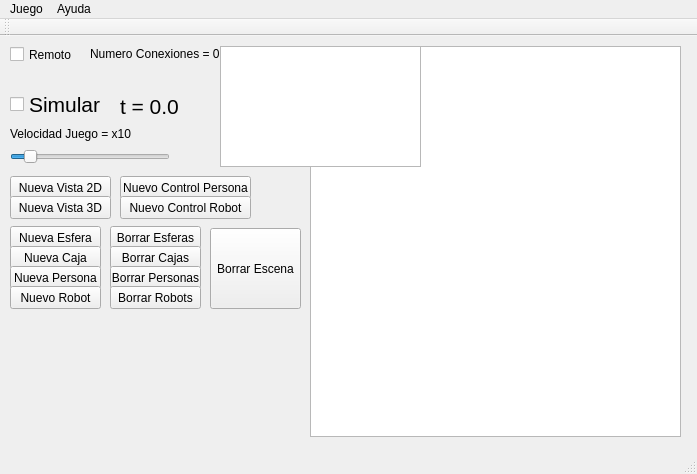
<?xml version="1.0" encoding="UTF-8"?>
<ui version="4.0">
 <class>MainWindow</class>
 <widget class="QMainWindow" name="MainWindow">
  <property name="geometry">
   <rect>
    <x>0</x>
    <y>0</y>
    <width>697</width>
    <height>474</height>
   </rect>
  </property>
  <property name="windowTitle">
   <string>Videojuego SII 2015</string>
  </property>
  <widget class="QWidget" name="centralWidget">
   <widget class="QLabel" name="labelTiempo">
    <property name="geometry">
     <rect>
      <x>120</x>
      <y>50</y>
      <width>191</width>
      <height>41</height>
     </rect>
    </property>
    <property name="font">
     <font>
      <pointsize>16</pointsize>
     </font>
    </property>
    <property name="text">
     <string>t = 0.0</string>
    </property>
   </widget>
   <widget class="QCheckBox" name="checkBoxSimular">
    <property name="geometry">
     <rect>
      <x>10</x>
      <y>60</y>
      <width>101</width>
      <height>17</height>
     </rect>
    </property>
    <property name="font">
     <font>
      <pointsize>16</pointsize>
     </font>
    </property>
    <property name="text">
     <string>Simular</string>
    </property>
   </widget>
   <widget class="QLabel" name="labelVelocidadJuego">
    <property name="geometry">
     <rect>
      <x>10</x>
      <y>90</y>
      <width>251</width>
      <height>16</height>
     </rect>
    </property>
    <property name="text">
     <string>Velocidad Juego = x10</string>
    </property>
   </widget>
   <widget class="QPushButton" name="pushButtonNuevaEsfera">
    <property name="geometry">
     <rect>
      <x>10</x>
      <y>190</y>
      <width>91</width>
      <height>23</height>
     </rect>
    </property>
    <property name="text">
     <string>Nueva Esfera</string>
    </property>
   </widget>
   <widget class="QPushButton" name="pushButtonNuevaVista2D">
    <property name="geometry">
     <rect>
      <x>10</x>
      <y>140</y>
      <width>101</width>
      <height>23</height>
     </rect>
    </property>
    <property name="text">
     <string>Nueva Vista 2D</string>
    </property>
   </widget>
   <widget class="QPushButton" name="pushButtonNuevaVista3D">
    <property name="geometry">
     <rect>
      <x>10</x>
      <y>160</y>
      <width>101</width>
      <height>23</height>
     </rect>
    </property>
    <property name="text">
     <string>Nueva Vista 3D</string>
    </property>
   </widget>
   <widget class="QPushButton" name="pushButtonNuevaCaja">
    <property name="geometry">
     <rect>
      <x>10</x>
      <y>210</y>
      <width>91</width>
      <height>23</height>
     </rect>
    </property>
    <property name="text">
     <string>Nueva Caja</string>
    </property>
   </widget>
   <widget class="QPushButton" name="pushButtonNuevaPersona">
    <property name="geometry">
     <rect>
      <x>10</x>
      <y>230</y>
      <width>91</width>
      <height>23</height>
     </rect>
    </property>
    <property name="text">
     <string>Nueva Persona</string>
    </property>
   </widget>
   <widget class="QPushButton" name="pushButtonNuevoRobot">
    <property name="geometry">
     <rect>
      <x>10</x>
      <y>250</y>
      <width>91</width>
      <height>23</height>
     </rect>
    </property>
    <property name="text">
     <string>Nuevo Robot</string>
    </property>
   </widget>
   <widget class="QPushButton" name="pushButtonBorrarEsferas">
    <property name="geometry">
     <rect>
      <x>110</x>
      <y>190</y>
      <width>91</width>
      <height>23</height>
     </rect>
    </property>
    <property name="text">
     <string>Borrar Esferas</string>
    </property>
   </widget>
   <widget class="QPushButton" name="pushButtonBorrarCajas">
    <property name="geometry">
     <rect>
      <x>110</x>
      <y>210</y>
      <width>91</width>
      <height>23</height>
     </rect>
    </property>
    <property name="text">
     <string>Borrar Cajas</string>
    </property>
   </widget>
   <widget class="QPushButton" name="pushButtonBorrarPersonas">
    <property name="geometry">
     <rect>
      <x>110</x>
      <y>230</y>
      <width>91</width>
      <height>23</height>
     </rect>
    </property>
    <property name="text">
     <string>Borrar Personas</string>
    </property>
   </widget>
   <widget class="QPushButton" name="pushButtonBorrarRobots">
    <property name="geometry">
     <rect>
      <x>110</x>
      <y>250</y>
      <width>91</width>
      <height>23</height>
     </rect>
    </property>
    <property name="text">
     <string>Borrar Robots</string>
    </property>
   </widget>
   <widget class="QPushButton" name="pushButtonBorrarEscena">
    <property name="geometry">
     <rect>
      <x>210</x>
      <y>192</y>
      <width>91</width>
      <height>81</height>
     </rect>
    </property>
    <property name="text">
     <string>Borrar Escena</string>
    </property>
   </widget>
   <widget class="QPushButton" name="pushButtonNuevoControlPersona">
    <property name="geometry">
     <rect>
      <x>120</x>
      <y>140</y>
      <width>131</width>
      <height>23</height>
     </rect>
    </property>
    <property name="text">
     <string>Nuevo Control Persona</string>
    </property>
   </widget>
   <widget class="QPushButton" name="pushButtonNuevoControlRobot">
    <property name="geometry">
     <rect>
      <x>120</x>
      <y>160</y>
      <width>131</width>
      <height>23</height>
     </rect>
    </property>
    <property name="text">
     <string>Nuevo Control Robot</string>
    </property>
   </widget>
   <widget class="QSlider" name="horizontalSliderVelocidadJuego">
    <property name="geometry">
     <rect>
      <x>10</x>
      <y>110</y>
      <width>160</width>
      <height>22</height>
     </rect>
    </property>
    <property name="minimum">
     <number>1</number>
    </property>
    <property name="maximum">
     <number>100</number>
    </property>
    <property name="value">
     <number>10</number>
    </property>
    <property name="orientation">
     <enum>Qt::Horizontal</enum>
    </property>
   </widget>
   <widget class="QCheckBox" name="checkBoxRemoto">
    <property name="geometry">
     <rect>
      <x>10</x>
      <y>10</y>
      <width>70</width>
      <height>17</height>
     </rect>
    </property>
    <property name="text">
     <string>Remoto</string>
    </property>
   </widget>
   <widget class="QLabel" name="labelNumeroConexiones">
    <property name="geometry">
     <rect>
      <x>90</x>
      <y>10</y>
      <width>131</width>
      <height>16</height>
     </rect>
    </property>
    <property name="text">
     <string>Numero Conexiones = 0</string>
    </property>
   </widget>
   <widget class="QGraphicsView" name="graphicsView">
    <property name="geometry">
     <rect>
      <x>310</x>
      <y>10</y>
      <width>371</width>
      <height>391</height>
     </rect>
    </property>
   </widget>
   <widget class="QTextEdit" name="textEditMensajes">
    <property name="geometry">
     <rect>
      <x>220</x>
      <y>10</y>
      <width>201</width>
      <height>121</height>
     </rect>
    </property>
   </widget>
   <zorder>graphicsView</zorder>
   <zorder>labelTiempo</zorder>
   <zorder>checkBoxSimular</zorder>
   <zorder>labelVelocidadJuego</zorder>
   <zorder>pushButtonNuevaEsfera</zorder>
   <zorder>pushButtonNuevaVista2D</zorder>
   <zorder>pushButtonNuevaVista3D</zorder>
   <zorder>pushButtonNuevaCaja</zorder>
   <zorder>pushButtonNuevaPersona</zorder>
   <zorder>pushButtonNuevoRobot</zorder>
   <zorder>pushButtonBorrarEsferas</zorder>
   <zorder>pushButtonBorrarCajas</zorder>
   <zorder>pushButtonBorrarPersonas</zorder>
   <zorder>pushButtonBorrarRobots</zorder>
   <zorder>pushButtonBorrarEscena</zorder>
   <zorder>pushButtonNuevoControlPersona</zorder>
   <zorder>pushButtonNuevoControlRobot</zorder>
   <zorder>horizontalSliderVelocidadJuego</zorder>
   <zorder>checkBoxRemoto</zorder>
   <zorder>labelNumeroConexiones</zorder>
   <zorder>textEditMensajes</zorder>
  </widget>
  <widget class="QMenuBar" name="menuBar">
   <property name="geometry">
    <rect>
     <x>0</x>
     <y>0</y>
     <width>697</width>
     <height>21</height>
    </rect>
   </property>
   <widget class="QMenu" name="menuJuego">
    <property name="title">
     <string>Juego</string>
    </property>
    <addaction name="actionNuevo"/>
    <addaction name="actionAbrir"/>
    <addaction name="actionCerrar"/>
    <addaction name="actionGuardar"/>
    <addaction name="actionGuardarComo"/>
    <addaction name="actionSalir"/>
   </widget>
   <widget class="QMenu" name="menuAyuda">
    <property name="title">
     <string>Ayuda</string>
    </property>
    <addaction name="actionAcercaDe"/>
   </widget>
   <addaction name="menuJuego"/>
   <addaction name="menuAyuda"/>
  </widget>
  <widget class="QToolBar" name="mainToolBar">
   <attribute name="toolBarArea">
    <enum>TopToolBarArea</enum>
   </attribute>
   <attribute name="toolBarBreak">
    <bool>false</bool>
   </attribute>
  </widget>
  <widget class="QStatusBar" name="statusBar"/>
  <action name="actionNuevo">
   <property name="text">
    <string>Nuevo</string>
   </property>
  </action>
  <action name="actionAbrir">
   <property name="text">
    <string>Abrir</string>
   </property>
  </action>
  <action name="actionCerrar">
   <property name="text">
    <string>Cerrar</string>
   </property>
  </action>
  <action name="actionGuardar">
   <property name="text">
    <string>Guardar</string>
   </property>
  </action>
  <action name="actionGuardarComo">
   <property name="text">
    <string>Guardar como...</string>
   </property>
  </action>
  <action name="actionSalir">
   <property name="text">
    <string>Salir</string>
   </property>
  </action>
  <action name="actionAcercaDe">
   <property name="text">
    <string>Acerca de...</string>
   </property>
  </action>
 </widget>
 <layoutdefault spacing="6" margin="11"/>
 <resources/>
 <connections/>
</ui>
